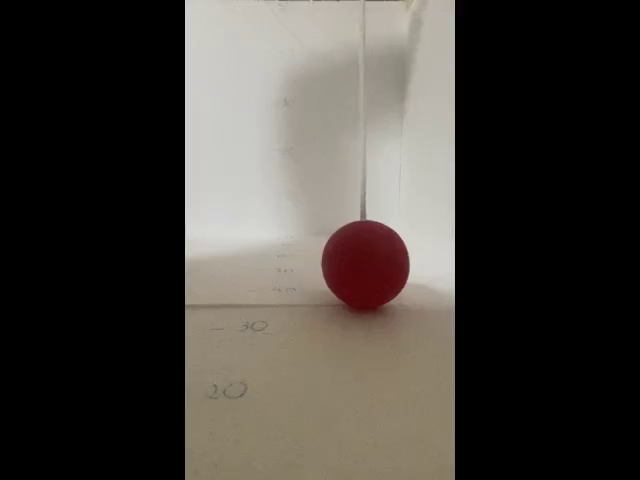
#> input picture frame 56 of video3.mp4, 640 x 480 px
$ python main.py
#> lines starting #> are read from the running program, lines starting #| are printed output that depends on the picture; after the words box and inside, x2 and y2 are one past the last pixel; in counts of white or black regions, pixels touching at a corner belong together
import numpy as np
import cv2

# AJUSTES INICIAIS PARA O FUNCIONAMENTO DO CODIGO.
# -> AJUSTAR A DISTANCIA INICIAL.
# -> AJUSTAR A LARGURA DO OBJETO.

# função para calculo da distancia focal
def calcula_distanciaFocal(largura_em_pixels, distancia_conhecida, largura_conhecida):
    distanciaFocal = (largura_em_pixels * distancia_conhecida) / largura_conhecida
    return distanciaFocal

if __name__ == '__main__':
    conta_frames = -1

    # informações inicias
    larguraConhecida = 0.1
    distancia_conhecida = 0.35

    # variaveis para calculo da trajetoria
    pontos_X = []
    pontos_Y = []
    distancia = 0
    distanciaFocal = 0
    pontos_Dist = []
    guarda_X = []
    guarda_Y = []
    guarda_Dist = []
    diferenca_X = 0.0
    diferenca_Y = 0.0
    string_X = ''
    string_Y = ''
    mov_XY = ''
    string_Dist = ''

    # intervalo de cor
    lower_red = np.array([170, 130, 60])
    upper_red = np.array([180, 255, 125])

    kernel = np.ones((7,7), np.uint8)

    # captura de arquivo de video, necessario redimensionar o video
    video = cv2.VideoCapture('./videos/video3.mp4')

    # começa a obtenção dos frames do video e sua exibição
    while(True):
        _, frame = video.read()
#> frame is the input picture: shape (480, 640, 3); mean B, G, R 59.9, 64.8, 69

        # caso use webcam do celular, necessario rotacionar ela em 90 graus
        # frame = cv2.rotate(frame, cv2.ROTATE_90_CLOCKWISE)

        if frame is None:
            break

        # frame = cv2.resize(frame, (480, 640), interpolation=cv2.INTER_AREA)

        # criação da segunda janela para mostrar a direção do movimento em x e y
        second_frame = np.zeros((int(frame.shape[0]), int(frame.shape[1]), 3), dtype=np.uint8)

        # criação da terceira janela para mostrar a previsão do chute na linha do gol [dist = 0.0 m]
        third_frame = np.zeros((frame.shape[0], frame.shape[1], 3), dtype=np.uint8)

        # converte a imagem para HSV, encontrar as cores dentro do intervalo definido e encontra os contornos a partir da mascara obtida
        hsv_frame = cv2.cvtColor(frame, cv2.COLOR_BGR2HSV)
#> hsv_frame: shape (480, 640, 3); mean H, S, V 11.5, 20.7, 69.1
        blur_frame = cv2.GaussianBlur(hsv_frame, (5, 5), 0)
#> blur_frame: shape (480, 640, 3); mean H, S, V 11.5, 20.6, 69.1
        mask = cv2.inRange(blur_frame, lower_red, upper_red)
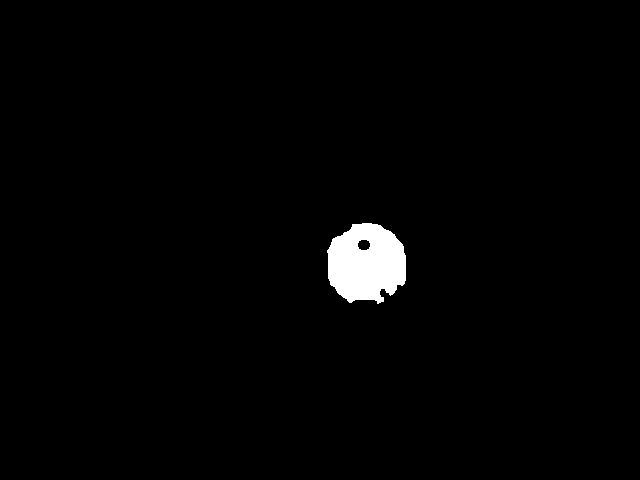
#> mask: shape (480, 640); 1.6% white; 1 white region, box (x1, y1, x2, y2) and area: (327, 223, 406, 304) 4865
        mask = cv2.dilate(mask, kernel, iterations=4)
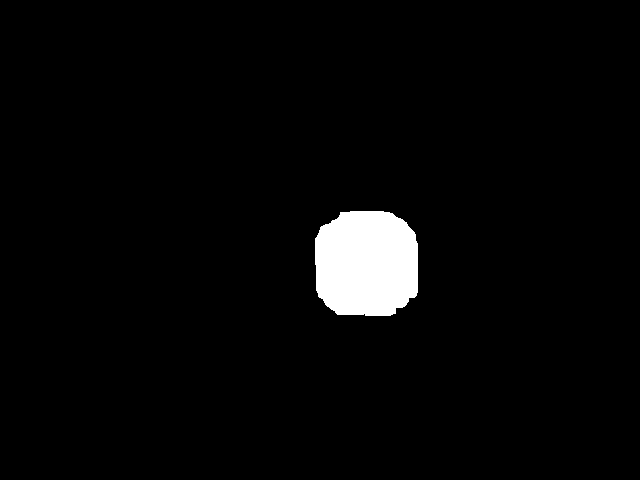
#> mask: shape (480, 640); 3.1% white; 1 white region
        final_frame = cv2.bitwise_and(frame, frame, mask=mask)
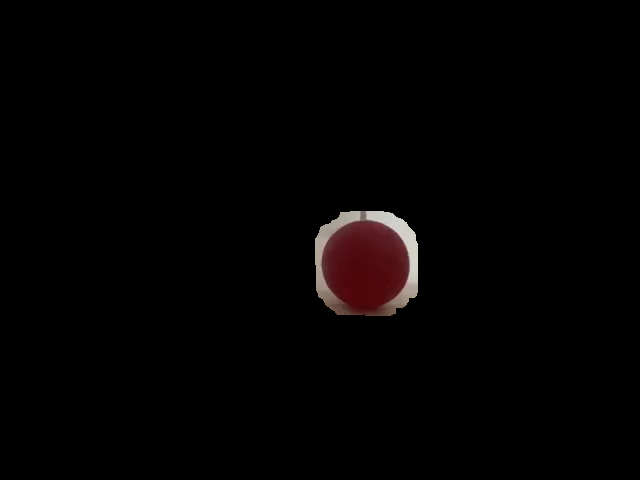
#> final_frame: shape (480, 640, 3); mean B, G, R 2, 2.1, 3.5
        cnts, _ = cv2.findContours(mask, cv2.RETR_EXTERNAL, cv2.CHAIN_APPROX_SIMPLE)
#> cnts = 1 contour; box (x1, y1, x2, y2) and area: (315, 211, 418, 316) 9330

        # caso encontre contornos, calcula o ID do contorno de maior area
        if cnts:
            i = 0
            maxArea = cv2.contourArea(cnts[0])
#> maxArea = 9330
            idContourMaxArea = 0

            for c in cnts:
                if maxArea < cv2.contourArea(c):
                    maxArea = cv2.contourArea(c)
                    idContourMaxArea = i
                i += 1
#> this loop made 1 pass
#> i on pass 1: 1
#> after the loop, i = 1; idContourMaxArea = 0; maxArea = 9330

            # obtem as informações do objeto como posição X, Y, altura e largura
            x, y, w, h = cv2.boundingRect(cnts[idContourMaxArea])
#> x = 315; y = 211; w = 103; h = 105

            # calculo da distancia focal usada para determinar a distancia da bola ate a camera
            if conta_frames == 0:
                distanciaFocal = calcula_distanciaFocal(w, distancia_conhecida, larguraConhecida)
                distancia = (larguraConhecida * distanciaFocal) / w

            if distanciaFocal:
                distancia = (larguraConhecida * distanciaFocal) / w

            # a cada 5 frames é armazenado junto dos valores da posição x e y para determinar a direção do movimento
            if conta_frames != 0 and conta_frames % 5 == 0:
                pontos_X.append(x)
                pontos_Y.append(y)
                pontos_Dist.append(distancia)

            # movimento de aproximação/afastamento da camera
            if len(pontos_Dist) > 2:
                guarda_Dist.append(pontos_Dist[0])
                pontos_Dist.pop(0)

                if pontos_Dist[1] > pontos_Dist[0]:
                    string_Dist = 'Frente'
                elif pontos_Dist[0] > pontos_Dist[1]:
                    string_Dist = 'Atras'
                else:
                    string_Dist = 'Parado'

            # movimento horizontal
            if len(pontos_X) > 2:
                guarda_X.append(pontos_X[0])
                pontos_X.pop(0)
                diferenca_X = pontos_X[1] - pontos_X[0]

                if diferenca_X > 20:
                    string_X = 'Direita'
                elif diferenca_X < -20:
                    string_X = 'Esquerda'
                else:
                    string_X = 'Parado'

            # movimento vertical
            if len(pontos_Y) > 2:
                guarda_Y.append(pontos_Y[0])
                pontos_Y.pop(0)
                diferenca_Y = pontos_Y[1] - pontos_Y[0]

                if diferenca_Y > 20:
                    string_Y = 'Baixo'
                elif diferenca_Y < -20:
                    string_Y = 'Cima'
                else:
                    string_Y = 'Parado'

            # definição do direção no plano X_Y
            if   string_X == 'Direita'  and string_Y == 'Parado': mov_XY = 'Leste'
            elif string_X == 'Direita'  and string_Y == 'Cima':   mov_XY = 'Nordeste'
            elif string_X == 'Parado'   and string_Y == 'Cima':   mov_XY = 'Norte'
            elif string_X == 'Esquerda' and string_Y == 'Cima':   mov_XY = 'Noroeste'
            elif string_X == 'Esquerda' and string_Y == 'Parado': mov_XY = 'Oeste'
            elif string_X == 'Esquerda' and string_Y == 'Baixo':  mov_XY = 'Sudoeste'
            elif string_X == 'Parado'   and string_Y == 'Baixo':  mov_XY = 'Sul'
            elif string_X == 'Direita'  and string_Y == 'Baixo':  mov_XY = 'Sudeste'
            else: mov_XY = 'Parado'

            # construção dos pontos para monitoramento da posição no third_frame
            if len(pontos_X) >= 2 and len(pontos_Y) >= 2:
                cv2.circle(third_frame, (pontos_X[1] + int(w / 2), pontos_Y[1] + int(h / 2)), 3, (0, 0, 255), -1)
                cv2.circle(third_frame, (pontos_X[0] + int(w / 2), pontos_Y[0] + int(h / 2)), 3, (0, 255, 0), -1)

            # construção dos elementos adicionais de texto do frame
            cv2.rectangle(frame, (x, y), (x + int(w), y + int(h)), (255, 0, 0), 2)
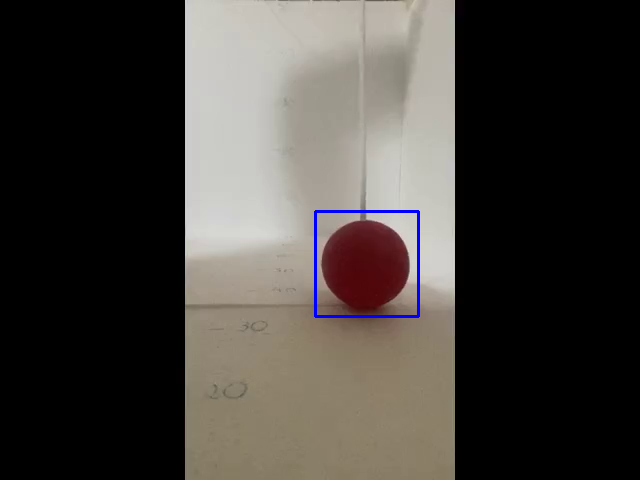
#> frame: shape (480, 640, 3); 0.4% of pixels changed, all inside (x1, y1, x2, y2) = (314, 210, 420, 318)
            cv2.putText(frame, ("%d" % w), (x, y - 5), cv2.FONT_HERSHEY_SIMPLEX, 0.4, (255, 0, 0))
#> frame: shape (480, 640, 3); 0.02% of pixels changed, all inside (x1, y1, x2, y2) = (317, 198, 339, 207)
            cv2.putText(frame, ("%d" % h), (x + w + 5, y + 10), cv2.FONT_HERSHEY_SIMPLEX, 0.4, (0, 255, 0))
#> frame: shape (480, 640, 3); mean B, G, R 60.3, 64.2, 68.3

        # construção dos elementos adicionais de texto do second_frame
        cv2.putText(second_frame, ("frame: %d" % conta_frames), (0, 10), cv2.FONT_HERSHEY_SIMPLEX, 0.4, (0, 255, 0))
        if distancia:
            cv2.putText(frame, ("distancia para a camera: "), (0, 25), cv2.FONT_HERSHEY_SIMPLEX, 0.4, (0, 255, 0))
            cv2.putText(frame, ("%.3f" % distancia + " m"), (0, 40), cv2.FONT_HERSHEY_SIMPLEX, 0.4, (0, 255, 0))
        cv2.putText(second_frame, ("movimento no plano X e Y: " + mov_XY), (0, 40), cv2.FONT_HERSHEY_SIMPLEX, 0.4, (0, 255, 0))
        cv2.putText(second_frame, ("movimento no plano X e Distancia: " + string_Dist), (0, 55), cv2.FONT_HERSHEY_SIMPLEX, 0.4, (0, 255, 0))
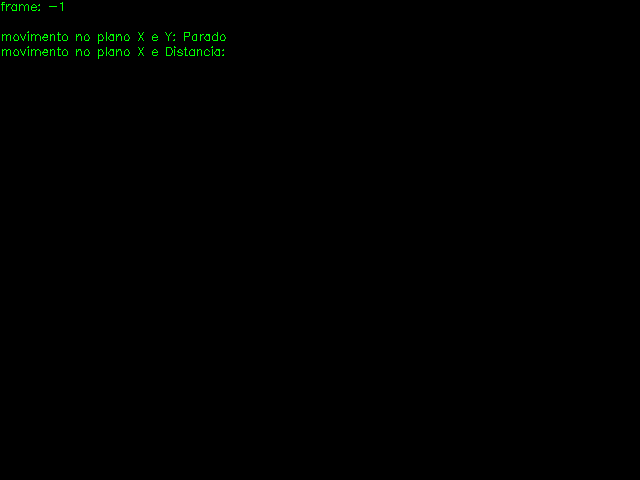
#> second_frame: shape (480, 640, 3); mean of channels 0, 1, 2 0, 0.8, 0; drawn as B, G, R

        # construção dos elementos adicionais de texto do third_frame
        cv2.putText(third_frame, ("verde = ponto anterior"), (0, 10), cv2.FONT_HERSHEY_SIMPLEX, 0.4, (0, 255, 0))
        cv2.putText(third_frame, ("vermelho = ponto atual"), (0, 25), cv2.FONT_HERSHEY_SIMPLEX, 0.4, (0, 255, 0))
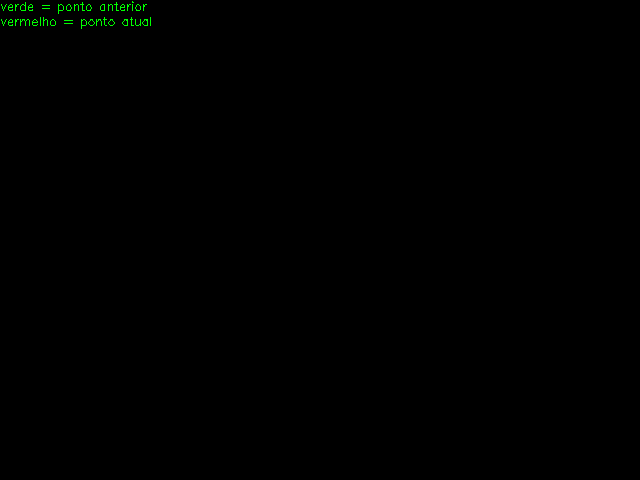
#> third_frame: shape (480, 640, 3); mean of channels 0, 1, 2 0, 0.5, 0; drawn as B, G, R

        cv2.imshow("original", frame)
        # cv2.imshow("informacoes", second_frame)
        # cv2.imshow("monitoramento", third_frame)

        key = cv2.waitKey(1) & 0xFF
#> (key q is pressed here)

        if key == ord("q"):
            break

        conta_frames += 1

    video.release()
    cv2.destroyAllWindows

    with open('resultados.txt', 'w') as arquivo:
        for valor,valor2,valor3 in zip(guarda_X, guarda_Y, guarda_Dist):
            arquivo.write(str(valor) + '\t' + str(valor2) + '\t' + str(valor3) + '\n')

$ run again, starting later in the video
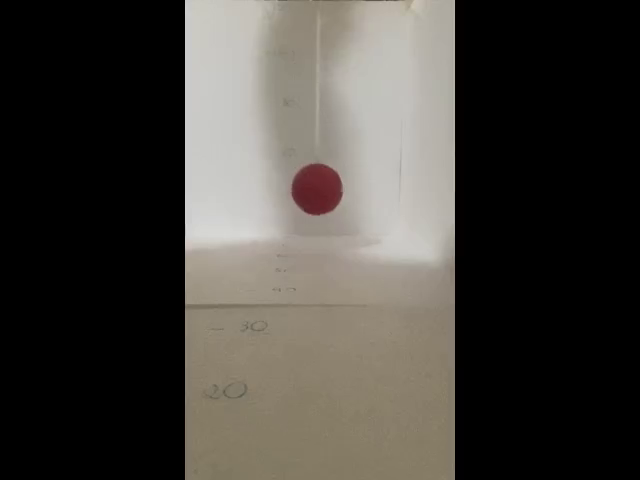
#> input picture frame 451 of video3.mp4, 640 x 480 px
#> frame is the input picture: shape (480, 640, 3); mean B, G, R 60, 65.2, 68.4
#> hsv_frame: shape (480, 640, 3); mean H, S, V 9.7, 19, 68.4
#> blur_frame: shape (480, 640, 3); mean H, S, V 9.7, 19, 68.4
#> `mask = cv2.dilate(mask, kernel, iterations=4)`:
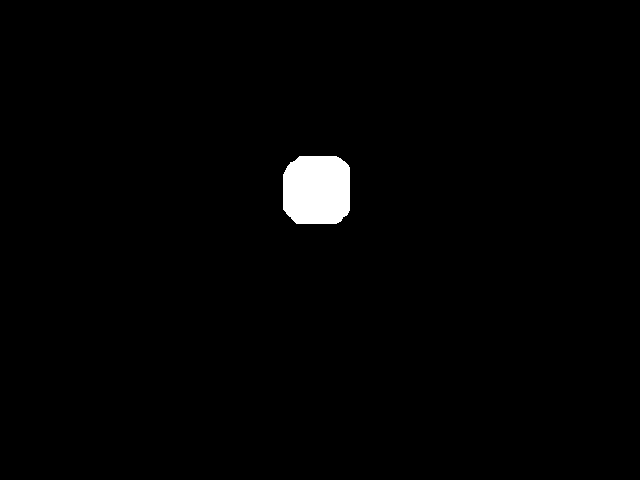
#> mask: shape (480, 640); 1.4% white; 1 white region
#> cnts = 1 contour; box (x1, y1, x2, y2) and area: (283, 156, 350, 224) 4083
#> `maxArea = cv2.contourArea(cnts[0])`: maxArea = 4083
#> the loop `for c in cnts:` made 1 pass
#> i on pass 1: 1
#> after the loop `for c in cnts:`: i = 1; idContourMaxArea = 0; maxArea = 4083
#> x = 283; y = 156; w = 67; h = 68
#> `cv2.rectangle(frame, (x, y), (x + int(w), y + int(h)), (255, 0, 0), 2)`:
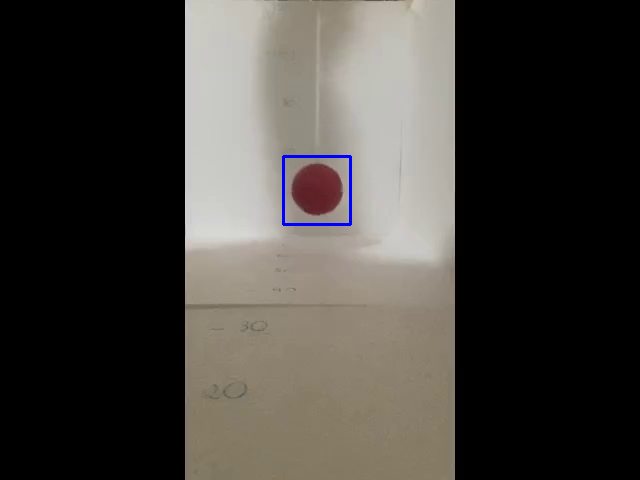
#> frame: shape (480, 640, 3); 0.26% of pixels changed, all inside (x1, y1, x2, y2) = (282, 155, 352, 226)
